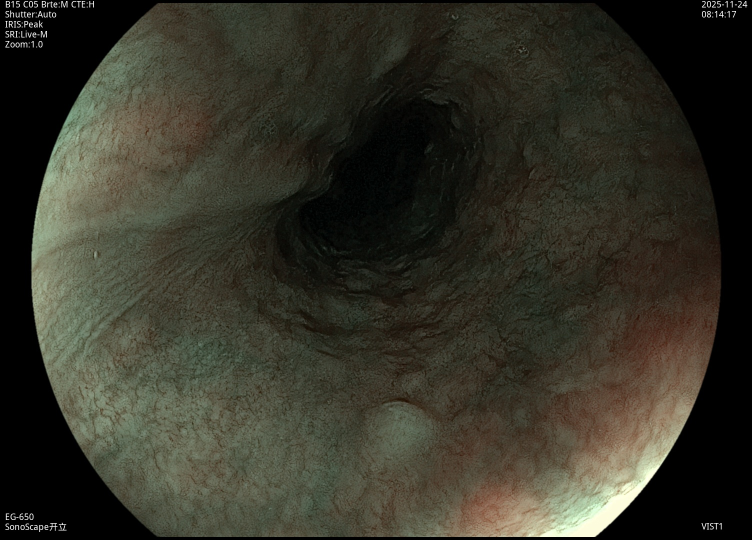
#> input picture data/calibration/bad/202511241219G008.jpg, 1504 x 1080 px (shown at 1/2 size); its folder holds only this picture in this run
$ python -i scorer.py   (imports and definitions only)   (older library calls are emulated)
#> lines starting #> are read from the running program, lines starting #| are printed output that depends on the picture; after the words box and inside, x2 and y2 are one past the last pixel; in counts of white or black regions, pixels touching at a corner belong together
#> further down, picture is the input picture: shape (1080, 1504, 3); mean B, G, R 40.4, 51.7, 52.8
import cv2
import numpy as np


def compute_fov_mask(image, threshold=10):
    """
    Compute endoscopic field-of-view mask.
    Exclude outer black background.

    Returns:
        fov_mask: boolean mask of valid image region
    """
#> called with threshold = 10
    gray = cv2.cvtColor(image, cv2.COLOR_BGR2GRAY)

    # Basic threshold to separate valid region from black border
    mask = gray > threshold
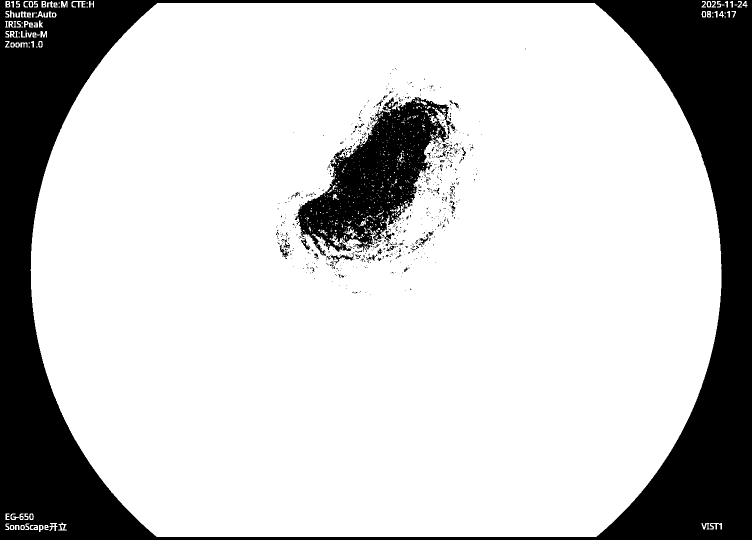
#> mask: shape (1080, 1504) bool (shown at 1/2 size); 78.1% white; 754 black regions (694 under 20 px), largest, box (x1, y1, x2, y2) and area: (0, 0, 1504, 1080) 307069, (590, 194, 903, 512) 43272, (658, 510, 708, 527) 249

    # Morphological cleanup
    mask_uint8 = mask.astype(np.uint8) * 255
    kernel = np.ones((7, 7), np.uint8)
    mask_uint8 = cv2.morphologyEx(mask_uint8, cv2.MORPH_CLOSE, kernel)
#> mask_uint8: shape (1080, 1504); 79.3% white; 24 black regions, largest, box (x1, y1, x2, y2) and area: (0, 0, 1504, 1080) 302616, (597, 205, 875, 485) 32223, (743, 437, 761, 461) 277
    mask_uint8 = cv2.morphologyEx(mask_uint8, cv2.MORPH_OPEN, kernel)
#> mask_uint8: shape (1080, 1504); 79.1% white; 6 black regions, box (x1, y1, x2, y2) and area: (0, 0, 1504, 1080) 303627, (597, 204, 890, 491) 36159, (92, 0, 122, 5) 150, (877, 261, 884, 268) 49, (629, 480, 636, 487) 49, (171, 0, 178, 5) 35

    # Keep largest connected component
    num_labels, labels, stats, _ = cv2.connectedComponentsWithStats(mask_uint8, connectivity=8)
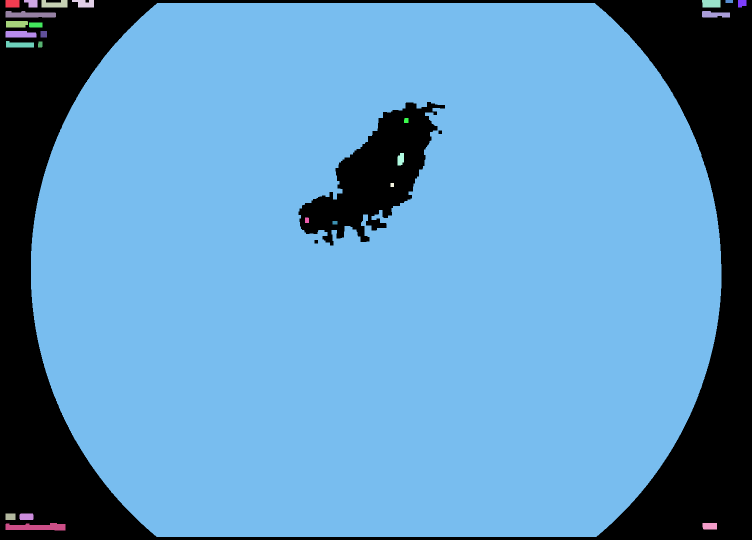
#> labels: shape (1080, 1504) int32 (shown at 1/2 size); 26 distinct labels, from 0 to 25; one colour per label, 0 black
#> num_labels = 26; stats = 26 rows, first 6: [0, 0, 1504, 1080, 340069], [11, 0, 28, 15, 420], [48, 0, 27, 15, 315], [83, 0, 52, 15, 630], [144, 0, 44, 15, 493], [1404, 0, 37, 15, 545]

    if num_labels <= 1:
        return mask

    largest_label = 1 + np.argmax(stats[1:, cv2.CC_STAT_AREA])
#> largest_label = 8
    fov_mask = labels == largest_label
#> fov_mask: shape (1080, 1504) bool; 78.5% white; 4 black regions, box (x1, y1, x2, y2) and area: (0, 0, 1504, 1080) 312937, (597, 204, 890, 491) 36736, (877, 261, 884, 268) 49, (629, 480, 636, 487) 49

    return fov_mask


def compute_blur_value(image):
    """
    Compute Laplacian variance as a blur indicator.
    Higher value usually means sharper image.
    """
    gray = cv2.cvtColor(image, cv2.COLOR_BGR2GRAY)
    laplacian = cv2.Laplacian(gray, cv2.CV_64F)
    blur_value = laplacian.var()
    return blur_value


def normalize_blur_score(blur_value, min_blur=420, max_blur=700):
    """
    Convert blur_value into a score between 0 and 1.
    """
    score = (blur_value - min_blur) / (max_blur - min_blur)
    score = max(0.0, min(1.0, score))
    return score


def compute_exposure_score(image):
    """
    Old weak feature: global mean brightness.
    Keep it for reference only, not as a main quality metric.
    """
    gray = cv2.cvtColor(image, cv2.COLOR_BGR2GRAY)
    gray_norm = gray / 255.0
    mean_val = gray_norm.mean()

    ideal_low = 0.3
    ideal_high = 0.7

    if mean_val < ideal_low:
        score = mean_val / ideal_low
    elif mean_val > ideal_high:
        score = (1 - mean_val) / (1 - ideal_high)
    else:
        score = 1.0

    score = max(0.0, min(1.0, score))
    return score, mean_val


def compute_dark_visibility_score(
    image,
    dark_threshold=85,
    detail_ref=18.0,
    kernel_size=9
):
    """
    Improved dark visibility using stable dark-region analysis.

    Returns:
        score
        dark_ratio
        bad_dark_ratio
    """
    gray = cv2.cvtColor(image, cv2.COLOR_BGR2GRAY).astype(np.float32)
    fov_mask = compute_fov_mask(image)

    if fov_mask.sum() == 0:
        return 0.0, 0.0, 1.0

    # ---- Dark mask ----
    dark_mask = (gray < dark_threshold) & fov_mask
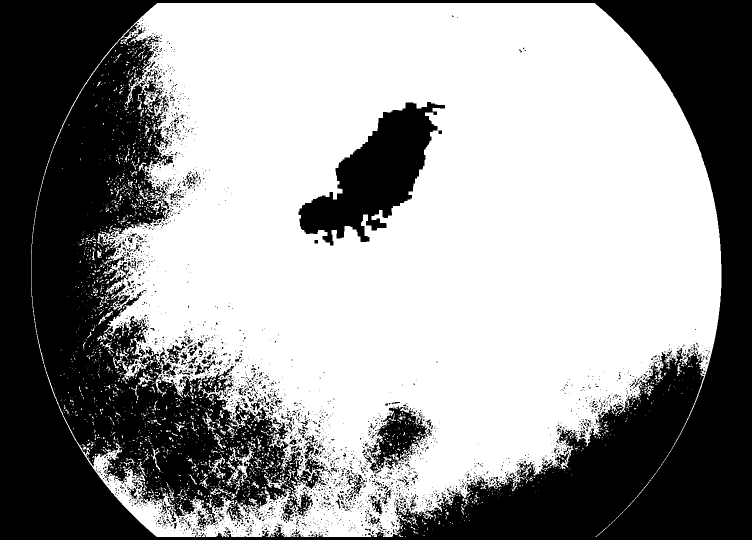
#> dark_mask: shape (1080, 1504) bool (shown at 1/2 size); 59.3% white; 2758 black regions (2552 under 20 px), largest, box (x1, y1, x2, y2) and area: (0, 0, 1504, 1080) 396343, (63, 55, 649, 1050) 196245, (597, 204, 890, 491) 36736
    dark_ratio = float(dark_mask.sum() / fov_mask.sum())
#> dark_ratio = 0.756

    # ---- Stabilize dark region (not too small, not too noisy) ----
    dark_uint8 = dark_mask.astype(np.uint8) * 255
    kernel = np.ones((kernel_size, kernel_size), np.uint8)

    # erode slightly (remove boundary)
    dark_eroded = cv2.erode(dark_uint8, kernel, iterations=1)
#> dark_eroded: shape (1080, 1504); 48.1% white; 145 white regions (110 under 20 px), largest, box (x1, y1, x2, y2) and area: (252, 10, 1439, 994) 775571, (242, 989, 363, 1070) 1576, (657, 1019, 727, 1070) 1308

    # dilate back (recover region size)
    dark_stable = cv2.dilate(dark_eroded, kernel, iterations=1)
#> dark_stable: shape (1080, 1504); 52.2% white; 169 black regions (152 under 20 px), largest, box (x1, y1, x2, y2) and area: (0, 0, 1504, 1080) 736918, (597, 204, 890, 491) 37583, (948, 918, 966, 940) 135

    dark_stable_mask = dark_stable > 0

    # fallback
    if dark_stable_mask.sum() == 0:
        dark_stable_mask = dark_mask

    # ---- Gradient ----
    gx = cv2.Sobel(gray, cv2.CV_32F, 1, 0, ksize=3)
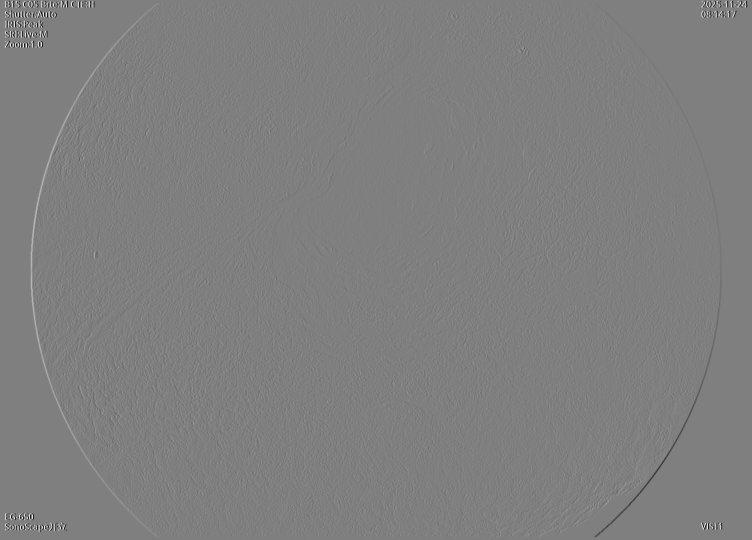
#> gx: shape (1080, 1504) float32 (shown at 1/2 size); min -1020, max 1020, mean 0; drawn with min black and max white
    gy = cv2.Sobel(gray, cv2.CV_32F, 0, 1, ksize=3)
    grad_mag = np.sqrt(gx ** 2 + gy ** 2)
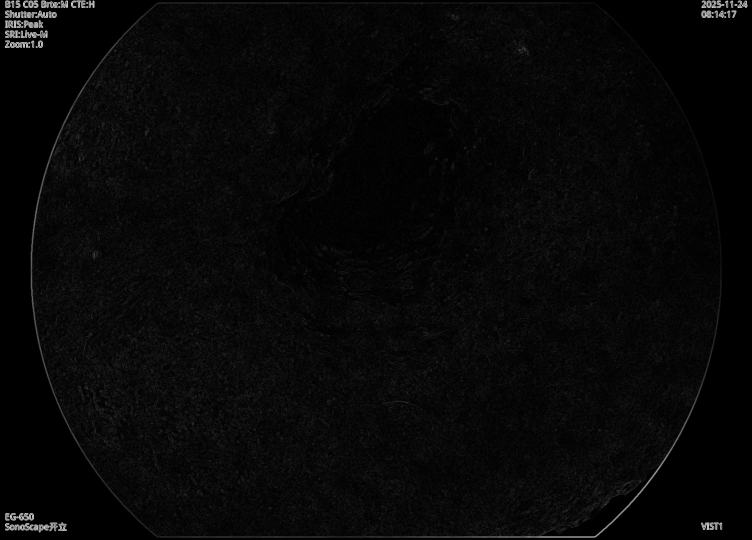
#> grad_mag: shape (1080, 1504) float32 (shown at 1/2 size); min 0, max 1108, mean 34.6; drawn with min black and max white

    detail_score = grad_mag / detail_ref
    detail_score = np.clip(detail_score, 0.0, 1.0)

    # ---- Darkness ----
    darkness = 1.0 - gray / 255.0
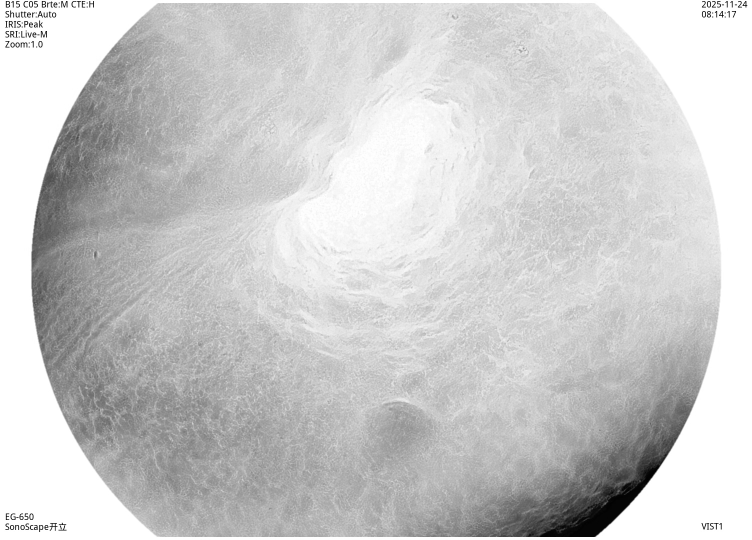
#> darkness: shape (1080, 1504) float32 (shown at 1/2 size); min 0, max 1, mean 0.801
    darkness = np.clip(darkness, 0.0, 1.0)

    # ---- Soft badness ----
    badness = (darkness ** 1.2) * (1.0 - detail_score)
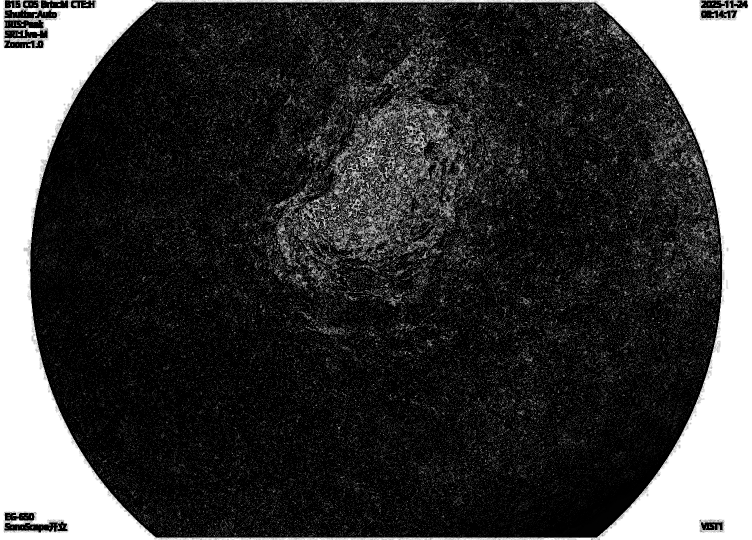
#> badness: shape (1080, 1504) float32 (shown at 1/2 size); min 0, max 1, mean 0.24

    if dark_stable_mask.sum() > 0:
        bad_dark_ratio = float(badness[dark_stable_mask].mean())
#> bad_dark_ratio = 0.0865
    else:
        bad_dark_ratio = 0.0

    # ---- Final score ----
    penalty = bad_dark_ratio * 1.5
#> penalty = 0.13
    score = 1.0 - penalty
#> score = 0.87
    score = max(0.0, min(1.0, score))

    return score, dark_ratio, bad_dark_ratio

>>> import cv2
>>> picture = cv2.imread('data/calibration/bad/202511241219G008.jpg')
>>> result = compute_dark_visibility_score(picture)
#> result = (0.87, 0.756, 0.0865)

$ run again, on data/calibration/bad/202511241219G015.jpg
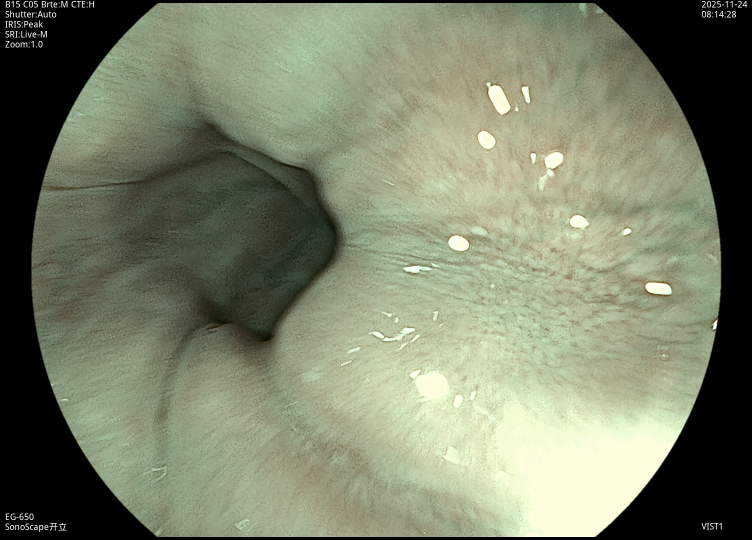
#> input picture data/calibration/bad/202511241219G015.jpg, 1504 x 1080 px (shown at 1/2 size)
#> picture is the input picture: shape (1080, 1504, 3); mean B, G, R 106.3, 129.4, 122.6
#> mask: shape (1080, 1504) bool; 81.1% white; 41 black regions (29 under 20 px), largest, box (x1, y1, x2, y2) and area: (0, 0, 1504, 1080) 306008, (121, 1050, 128, 1059) 39, (60, 4, 64, 13) 32
#> in compute_fov_mask, `num_labels, labels, stats, _ = cv2.connectedComponentsWithStats(mask_u..`:
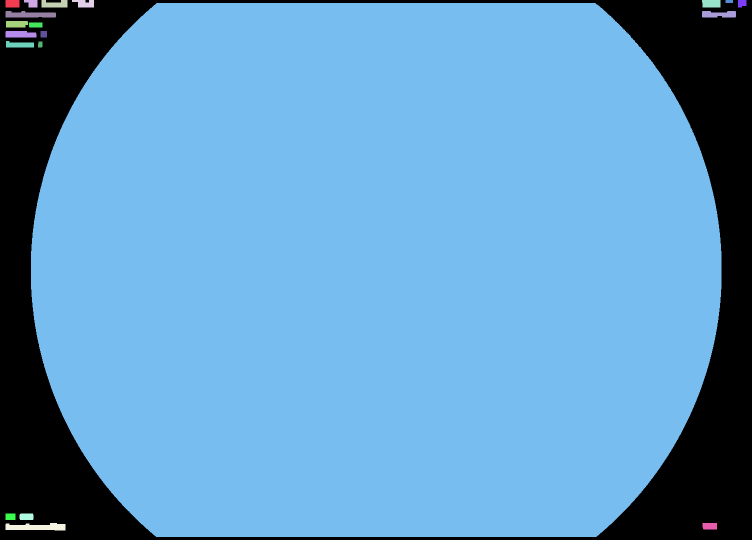
#> labels: shape (1080, 1504) int32 (shown at 1/2 size); 21 distinct labels, from 0 to 20; one colour per label, 0 black
#> num_labels = 21; stats = 21 rows, first 6: [0, 0, 1504, 1080, 302643], [11, 0, 28, 15, 420], [48, 0, 27, 15, 315], [83, 0, 52, 15, 630], [144, 0, 44, 15, 493], [1404, 0, 37, 15, 545]
#> largest_label = 8
#> fov_mask: shape (1080, 1504) bool; 80.8% white; 1 black region, box (x1, y1, x2, y2) and area: (0, 0, 1504, 1080) 311939
#> dark_mask: shape (1080, 1504) bool; 8.8% white; 877 white regions (826 under 20 px), largest, box (x1, y1, x2, y2) and area: (98, 223, 691, 713) 133499, (62, 6, 316, 1074) 2023, (1188, 6, 1443, 646) 1163
#> dark_ratio = 0.108
#> dark_eroded: shape (1080, 1504); 5.6% white; 25 white regions (17 under 20 px), largest, box (x1, y1, x2, y2) and area: (249, 244, 681, 698) 89936, (344, 480, 390, 498) 427, (406, 461, 441, 488) 374
#> dark_stable: shape (1080, 1504); 7.1% white; 7 white regions, largest, box (x1, y1, x2, y2) and area: (240, 240, 685, 702) 113965, (467, 472, 480, 484) 144, (308, 535, 319, 546) 119
#> in compute_dark_visibility_score, `badness = (darkness ** 1.2) * (1.0 - detail_score)`:
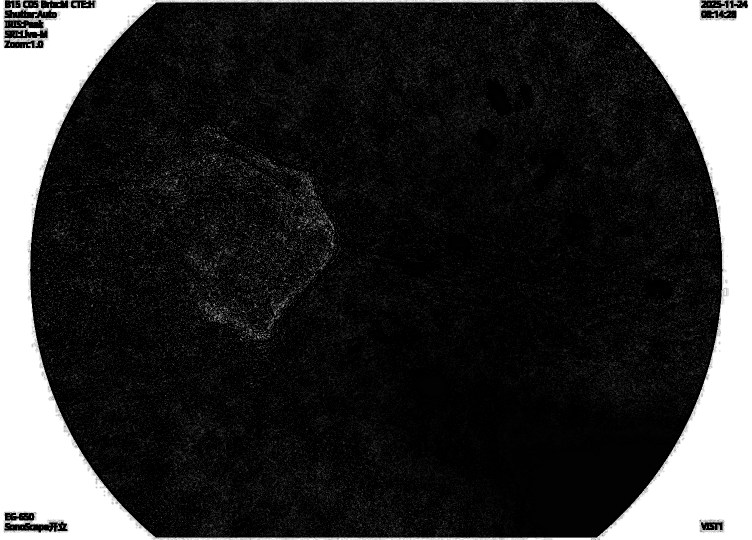
#> badness: shape (1080, 1504) float32 (shown at 1/2 size); min 0, max 1, mean 0.202
#> bad_dark_ratio = 0.0639
#> penalty = 0.0958
#> score = 0.904
#> result = (0.904, 0.108, 0.0639)

$ run again, on data/calibration/bad/202511241219G017.jpg
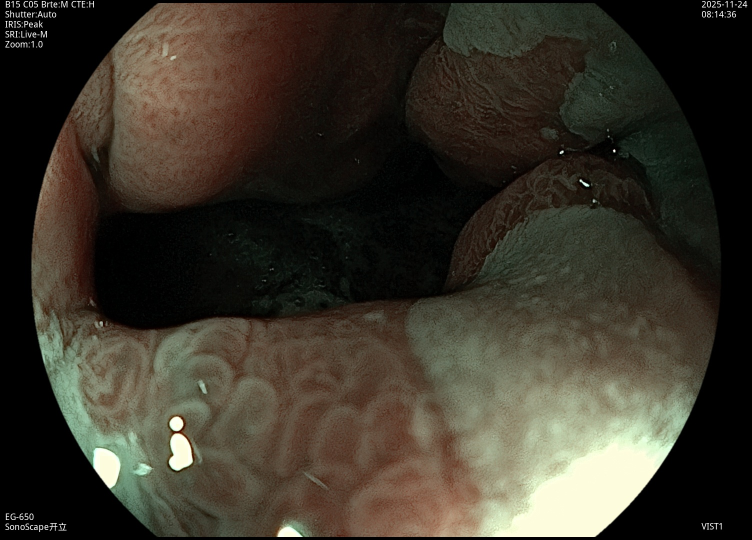
#> input picture data/calibration/bad/202511241219G017.jpg, 1504 x 1080 px (shown at 1/2 size)
#> picture is the input picture: shape (1080, 1504, 3); mean B, G, R 42.7, 53.8, 58.9
#> mask: shape (1080, 1504) bool; 70.9% white; 1568 black regions (1475 under 20 px), largest, box (x1, y1, x2, y2) and area: (0, 0, 1504, 1080) 307210, (183, 202, 1087, 659) 152046, (1165, 260, 1254, 330) 2130
#> in compute_fov_mask, `num_labels, labels, stats, _ = cv2.connectedComponentsWithStats(mask_u..`:
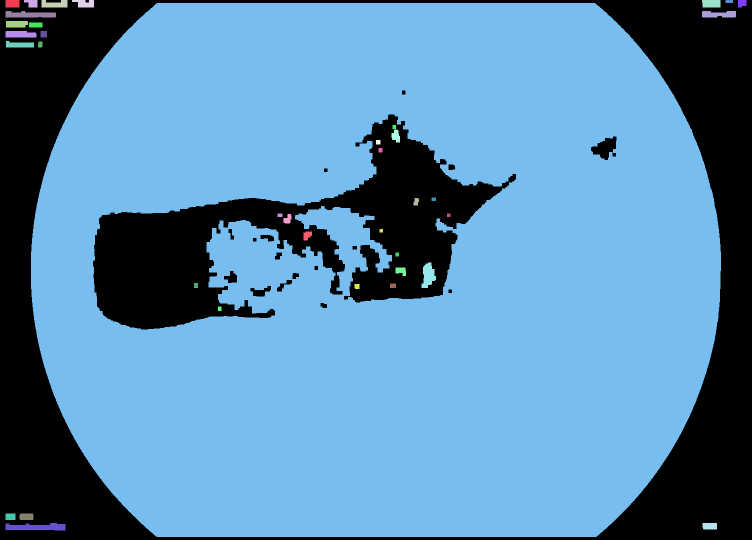
#> labels: shape (1080, 1504) int32 (shown at 1/2 size); 39 distinct labels, from 0 to 38; one colour per label, 0 black
#> num_labels = 39; stats = 39 rows, first 6: [0, 0, 1504, 1080, 437655], [11, 0, 28, 15, 420], [48, 0, 27, 15, 315], [83, 0, 52, 15, 630], [144, 0, 44, 15, 493], [1404, 0, 37, 15, 545]
#> largest_label = 8
#> fov_mask: shape (1080, 1504) bool; 72.3% white; 18 black regions, largest, box (x1, y1, x2, y2) and area: (0, 0, 1504, 1080) 313116, (186, 229, 1032, 659) 133111, (1182, 273, 1233, 320) 1399
#> dark_mask: shape (1080, 1504) bool; 48.9% white; 1817 white regions (1705 under 20 px), largest, box (x1, y1, x2, y2) and area: (62, 6, 1442, 1074) 776129, (387, 765, 451, 903) 3120, (874, 859, 912, 933) 1105
#> dark_ratio = 0.676
#> dark_eroded: shape (1080, 1504); 38.3% white; 76 white regions (42 under 20 px), largest, box (x1, y1, x2, y2) and area: (112, 10, 1438, 824) 562900, (296, 800, 666, 1070) 32511, (595, 418, 761, 588) 7576
#> dark_stable: shape (1080, 1504); 44% white; 23 white regions, largest, box (x1, y1, x2, y2) and area: (85, 6, 1442, 1074) 705652, (210, 641, 303, 683) 2066, (388, 817, 440, 895) 1538
#> in compute_dark_visibility_score, `badness = (darkness ** 1.2) * (1.0 - detail_score)`:
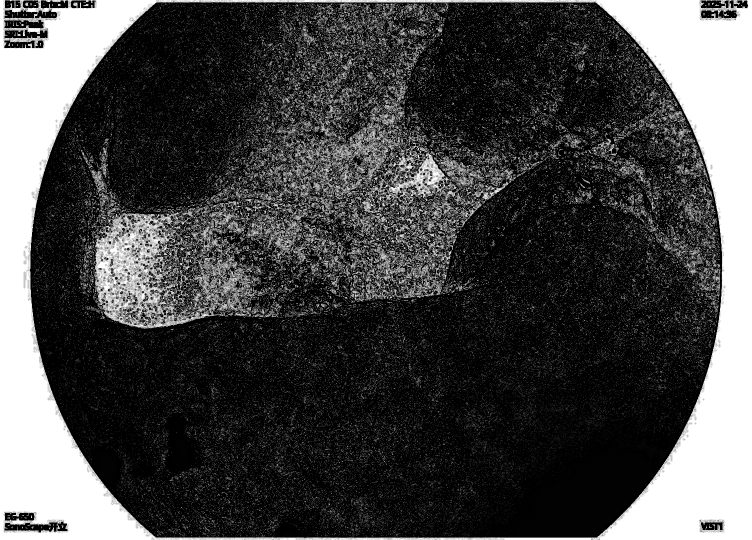
#> badness: shape (1080, 1504) float32 (shown at 1/2 size); min 0, max 1, mean 0.278
#> bad_dark_ratio = 0.124
#> penalty = 0.187
#> score = 0.813
#> result = (0.813, 0.676, 0.124)
